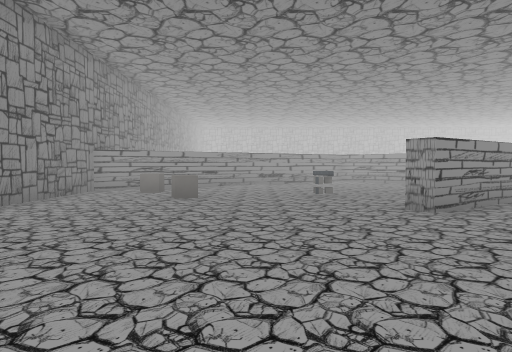
[1] (above)

24 first-person views from a walk through a Unity game level. The camera is 1.5 m above the floor, tilts 2° down and sees 75° across. The floor is counted in squares, 2 m on a side. Each view is taken from the middle of a square. On the plan, view 1 faces up. The plan holds only what a view shows up to about 11 squares ahead; the rest is blank. The place goes on beyond the plan. The player is left out. Some animated figures are not drawn. Some surface patterns are stand-ins.

[2]
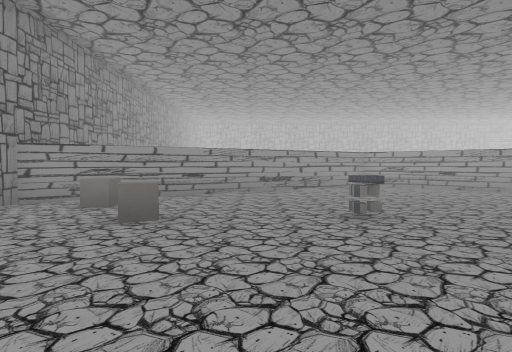

[3]
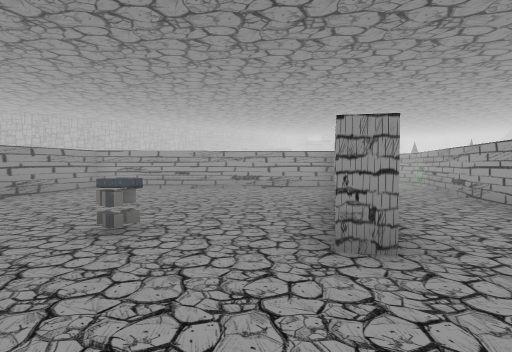

[4]
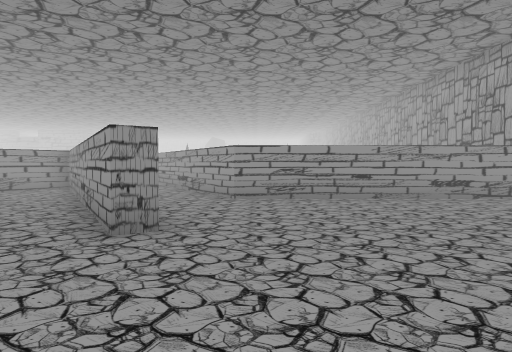

[5]
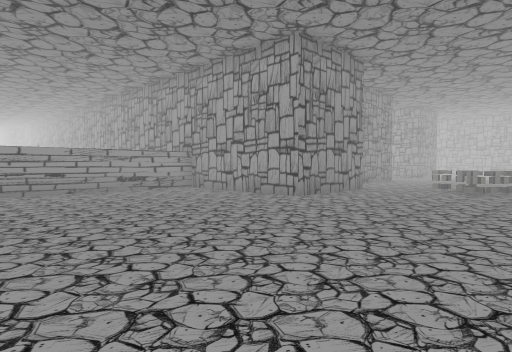

[6]
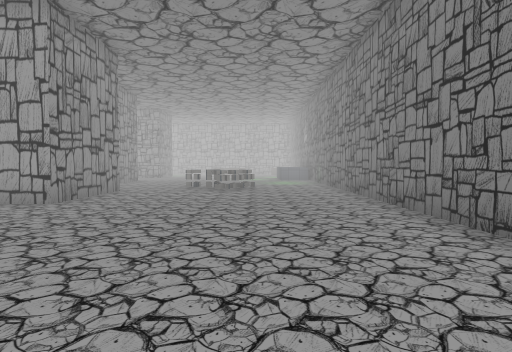

[7]
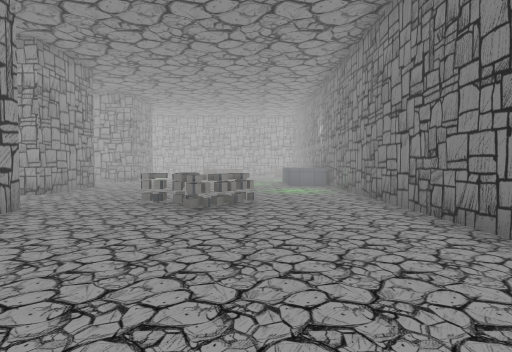

[8]
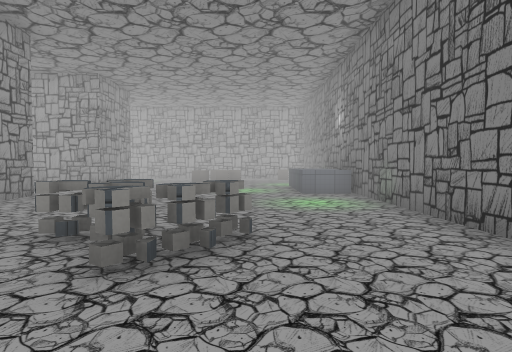

[9]
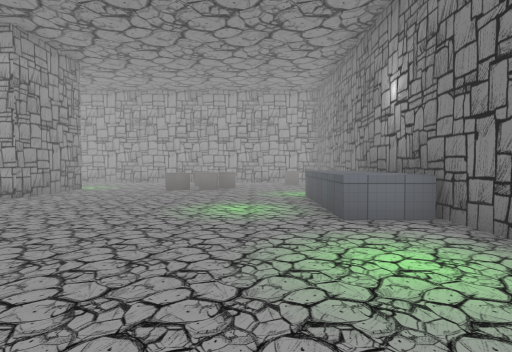

[10]
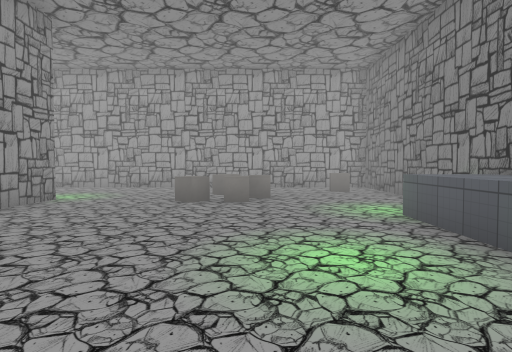

[11]
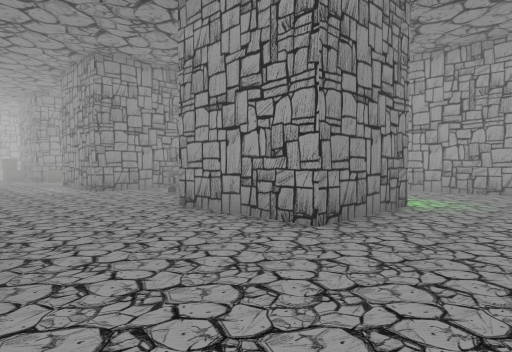

[12]
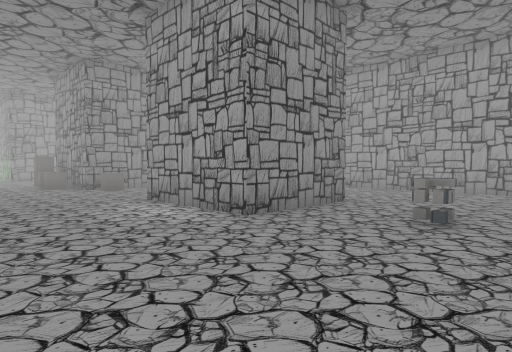

[13]
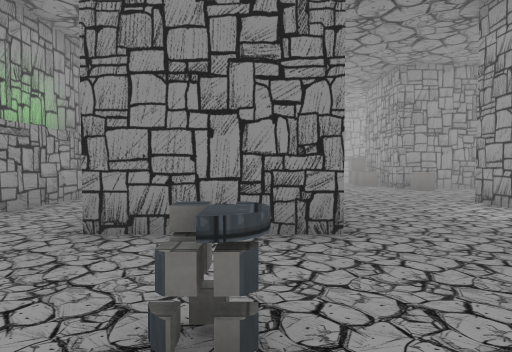

[14]
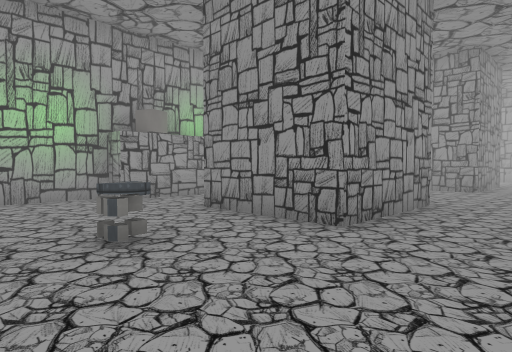

[15]
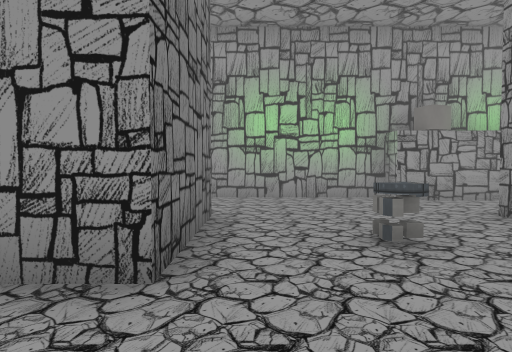

[16]
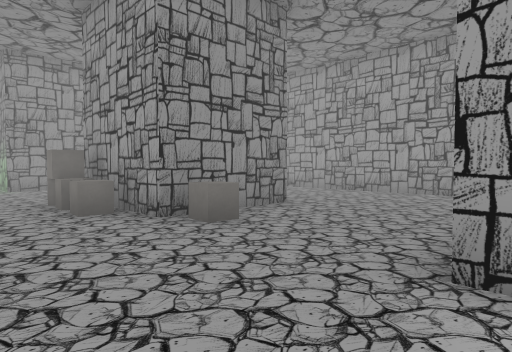

[17]
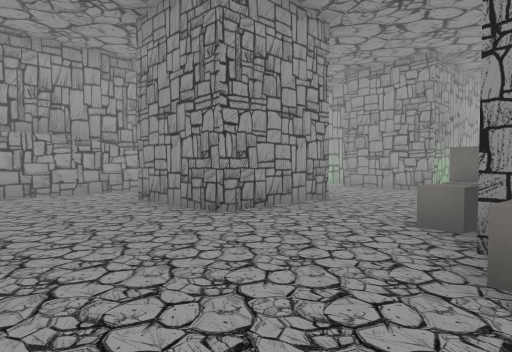

[18]
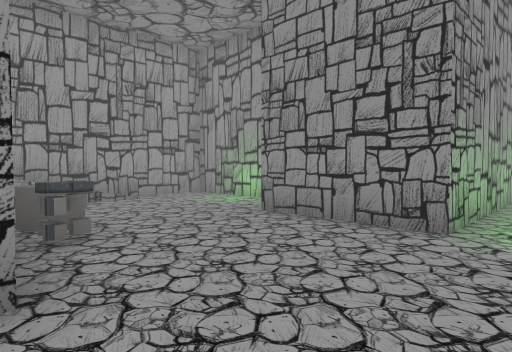

[19]
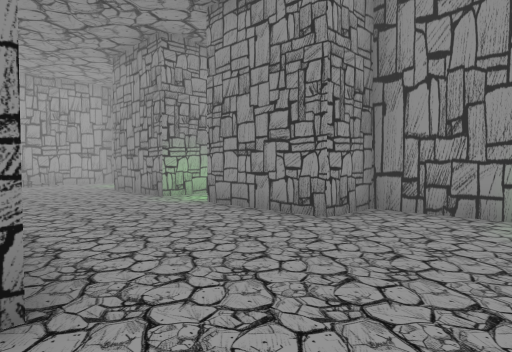

[20]
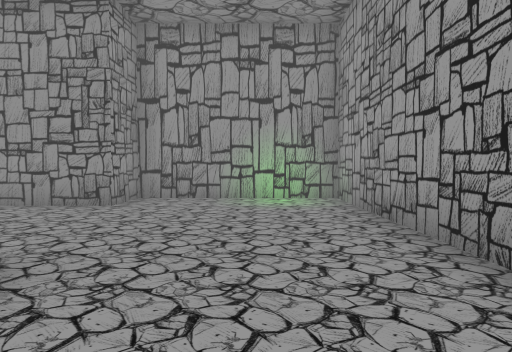

[21]
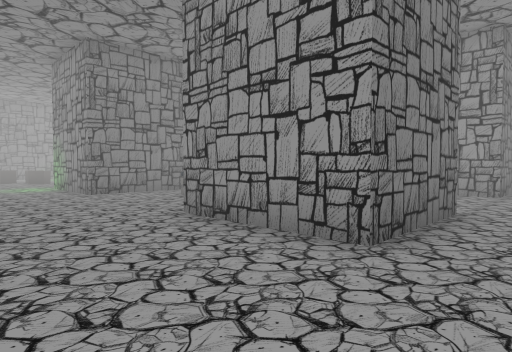

[22]
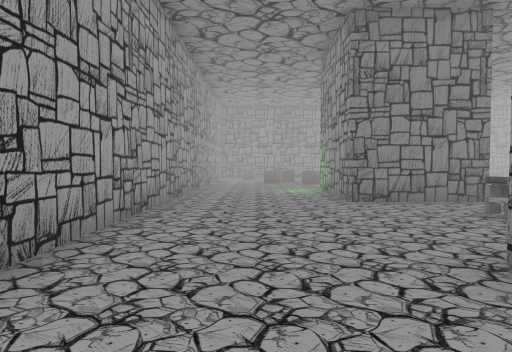

[23]
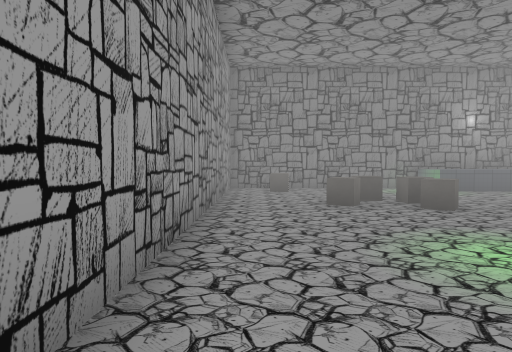

[24]
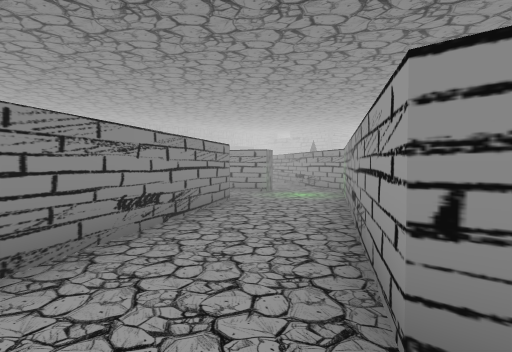

### Floor plan
Points are (right, up) in squares from view 1. A wall is a line through its corners. A room is listed if a view was taken in it or the views show most of it. See-through windows are left out.
Room 1 (views 1, 2, 3, 4, 5, 6, 7, 8, 9, 10, 11, 12, 13, 14, 15, 16, 17, 18, 19, 20, 21, 22, 23, 24)
walls: (6.4, -8.1) (6.4, -10.9) (5.4, -10.9); (10.5, -6.1) (9.9, -6.1) (9.9, -5.5) (6, -5.5); (3.3, -11) (3.3, -8.1) (3.9, -8.1); (1.9, -5.5) (1.9, -2.3) (6.3, -2.3) (6.3, 4.5) (10, 6.8); (6.4, -14.4) (6.4, -17.1) (3.3, -17.1) (3.3, -14.4) (6.4, -14.4); (13.6, -9.4) (13.6, -10.9) (10.5, -10.9) (10.5, -8.1); (10.5, -14.4) (13.6, -14.4) (13.6, -17.1) (10.5, -17.1) (10.5, -14.4); (18.6, -5.5) (10.4, -5.5); (-4.5, -11.5) (-3.2, -11.5) (-3.2, -14.9) (-4.5, -14.9); (20.4, -10.9) (17.3, -10.9) (17.3, -8.1); (17.3, -17.1) (17.3, -15.4); (-4.6, 0.8) (-4.6, -20.8) (12.8, -20.8); (15.1, -20.8) (25.4, -20.8) (25.4, -16.4) (24, -16.4) (24, -13.6) (25.2, -13.6); (9.6, 9.4) (2.7, 5.1) (2.5, 5.5) (9.2, 9.7) (3.7, 14.5) (-4.6, 9.4) (-4.6, 5.9); (25.4, -7.9) (25.4, -5.5) (21.1, -5.5); (28, -12) (24, -12) (24, -9.1)
ways out: opening at (9, 8)
objects: cube (-3, -19); cube (-3, 9); other object (-2, -6); cube (-2, 8); cube (-1, -18); other object (-1, -7); other object (-1, -6); cube (0, -18); cube (0, -17); other object (0, -6); other object (2, 8); other object (8, -16); other object (8, -10); cube (17, -15); cube (18, -14); cube (19, -14); cube (20, -14); cube (21, -9); other object (22, -9)

Positions as (right, up) in squares from view 1, and headings:
1: (0, 0), facing up
2: (0, 3), facing up
3: (0, 4), facing up-right
4: (-1, 4), facing right
5: (-3, 4), facing down-right
6: (-2, 4), facing down
7: (-2, 0), facing down
8: (-2, -3), facing down
9: (-2, -7), facing down
10: (-1, -10), facing down
11: (1, -11), facing down-right
12: (7, -11), facing down-right
13: (7, -10), facing right
14: (7, -13), facing up-right
15: (7, -13), facing up
16: (13, -12), facing down-right
17: (14, -15), facing up-right
18: (20, -13), facing up-right
19: (20, -19), facing up-right
20: (18, -19), facing right
21: (15, -20), facing up-left
22: (13, -19), facing left
23: (6, -20), facing left
24: (5, 4), facing up-right
